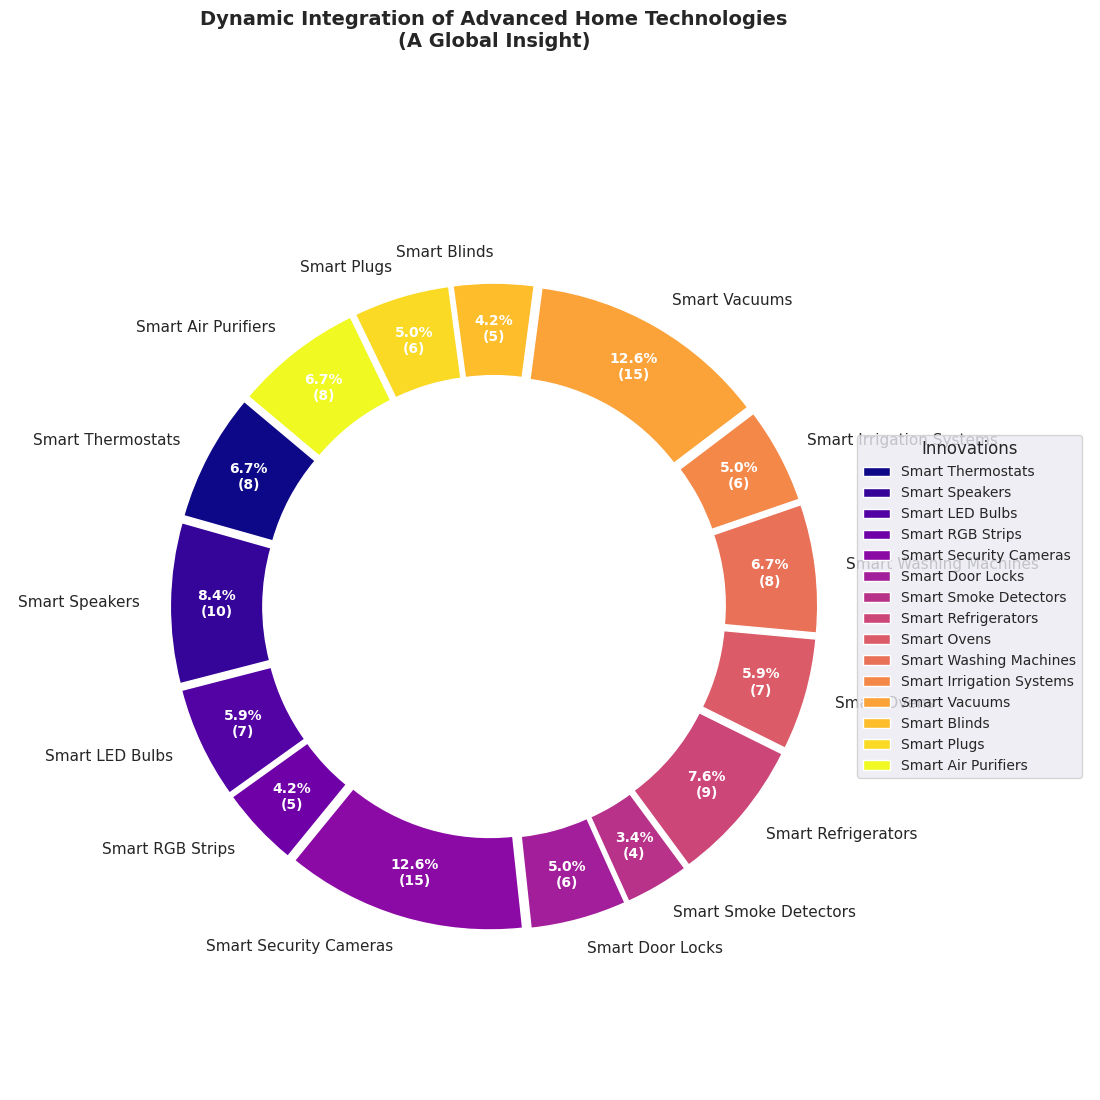

Recreate this plot in Python.
import matplotlib.pyplot as plt
import numpy as np

# Define the data
labels = [
    'Smart Thermostats', 'Smart Speakers', 'Smart LED Bulbs', 
    'Smart RGB Strips', 'Smart Security Cameras', 'Smart Door Locks', 
    'Smart Smoke Detectors', 'Smart Refrigerators', 'Smart Ovens', 
    'Smart Washing Machines', 'Smart Irrigation Systems', 'Smart Vacuums',
    'Smart Blinds', 'Smart Plugs', 'Smart Air Purifiers'
]
sizes = [8, 10, 7, 5, 15, 6, 4, 9, 7, 8, 6, 15, 5, 6, 8]

# New color set applied from plasma colormap
colors = plt.cm.plasma(np.linspace(0, 1, len(labels)))

fig, ax = plt.subplots(figsize=(11, 11), subplot_kw=dict(aspect="equal"))

wedges, texts, autotexts = ax.pie(
    sizes, 
    labels=labels, 
    colors=colors, 
    autopct=lambda pct: '{:.1f}%\n({:d})'.format(pct, int(np.round(pct/100.*np.sum(sizes)))),
    startangle=140, 
    pctdistance=0.85,
    wedgeprops=dict(width=0.3), 
    explode=[0.05]*len(labels)
)

center_circle = plt.Circle((0, 0), 0.55, fc='white')
fig.gca().add_artist(center_circle)

ax.axis('equal')

plt.title('Dynamic Integration of Advanced Home Technologies\n(A Global Insight)', fontsize=14, fontweight='bold', y=1.08)

for autotext in autotexts:
    autotext.set_color('white')
    autotext.set_size(10)
    autotext.set_weight('bold')

ax.legend(wedges, labels, title="Innovations", loc="center left", bbox_to_anchor=(1, 0, 0.5, 1), fontsize=10)

plt.tight_layout()
plt.show()
